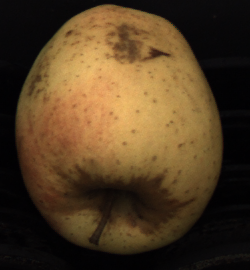
#> input picture Second_task/images/C1_000004.png, 250 x 270 px
$ jupyter execute --allow-errors playground.ipynb
#> lines starting #> are read from the running program, lines starting #| are printed output that depends on the picture; after the words box and inside, x2 and y2 are one past the last pixel; in counts of white or black regions, pixels touching at a corner belong together
#> further down, image is the input picture: shape (270, 250, 3); mean B, G, R 34.7, 60.6, 81.8
### tools.py
import cv2
import glob
import math
import numpy as np
import matplotlib.pyplot as plt

#------------------------------------------------------------------------------------------------------------------------------------------------------------------
# FIRST TASK

# [19 lines left out: function array_of_images, not called in this run]

def get_threshold(image):
    """
    Calculate the threshold for binarizing the given image.

    This function calculates the threshold as half of the median intensity value
    of the flattened image.

    Parameters:
        image (numpy.ndarray): The input image.

    Returns:
        int: The threshold value.
    """
    flattened = image.flatten()
    median = int(np.median(flattened))
    threshold = int(median / 2)

    return threshold

# [26 lines left out: function show_images, not called in this run]

def get_component(labels, label):
    """
    Extracts a specific component from a labeled image.

    Parameters:
        labels (numpy.ndarray): The labeled image where each connected component has a unique label.
        label (int): The label of the component to extract.

    Returns:
        numpy.ndarray: A binary image representing the specified component, where pixels belonging
                       to the component are set to 255 (white) and others to 0 (black).
    """
    component = np.zeros_like(labels, dtype=np.uint8)
    component[labels == label] = 255

    return component

def get_connected_component(image):
    """
    Find and return the biggest connected component in the given binary image.

    This function uses the connectedComponentsWithStats function from OpenCV to find
    connected components in the binary image. It then iterates through the components
    to find the largest one based on its area.

    Parameters:
        image (numpy.ndarray): The input binary image.

    Returns:
        numpy.ndarray: The binary image of the biggest connected component.
    """
    elements, labels, stats, centroids = cv2.connectedComponentsWithStats(image, 4)

    max_area = float("-inf")
    biggest_component = None

    for i in range(1, elements):
        component = get_component(labels, i)
        component_area = cv2.countNonZero(component)

        if component_area > max_area:
            biggest_component = component
            max_area = component_area

    return biggest_component

def fill_element(image):
    """
    Fill the holes in the given binary image.

    This function identifies holes in the input binary image and fills them to obtain a
    connected and filled binary image.

    Parameters:
        image (numpy.ndarray): The input binary image.

    Returns:
        numpy.ndarray: The binary image with filled holes.
    """
    mask = get_connected_component(image)
    holes = np.where(mask == 0)

    if len(holes[0]) == 0:
        return np.zeros_like(mask, dtype=np.uint8)

    seed = (holes[0][0], holes[1][0])
    holes_mask_inverted = mask.copy()
    h_, w_ = mask.shape
    mask_ = np.zeros((h_ + 2, w_ + 2), dtype=np.uint8)
    cv2.floodFill(holes_mask_inverted, mask_, seedPoint=seed, newVal=255)
    holes_mask = cv2.bitwise_not(holes_mask_inverted)
    filled = mask + holes_mask

    return filled

# [121 lines left out: functions is_not_duplicate, filter_duplicated_contours, draw_defect, draw_fruit_outline, upload_samples, not called in this run]

### playground.ipynb
[cell 1]
import cv2
import numpy as np
import matplotlib.pyplot as plt
import os
from tools import array_of_images, get_threshold, show_images, fill_element, get_component, draw_defect, draw_fruit_outline

[cell 2]
# Directory contenente le immagini del dataset

def analyze_image_colors(image):

    hsv_image = cv2.cvtColor(image, cv2.COLOR_BGR2HSV)
#> hsv_image: shape (270, 250, 3); mean H, S, V 52.6, 117.6, 81.9

    # Divide i canali H, S, V
    h, s, v = cv2.split(hsv_image)
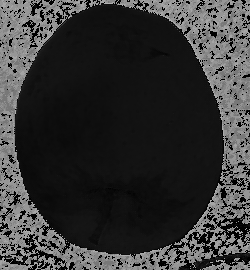
#> h: shape (270, 250); min 0, max 178, mean 52.6
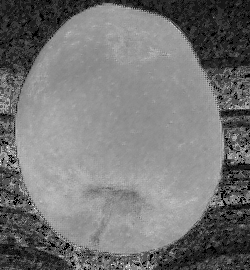
#> s: shape (270, 250); min 0, max 255, mean 117.6
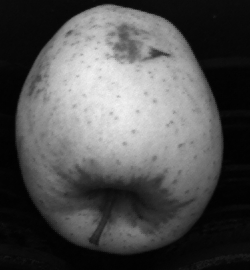
#> v: shape (270, 250); min 1, max 243, mean 81.9

    # Calcola l'istogramma per ogni canale
    h_hist = cv2.calcHist([h], [0], None, [256], [0, 256])
#> h_hist = 256 values, max 9955 at index 150, min 0 at index 1, mean 263.7
    s_hist = cv2.calcHist([s], [0], None, [256], [0, 256])
#> s_hist = 256 values, max 3604 at index 85, min 0 at index 1, mean 263.7
    v_hist = cv2.calcHist([v], [0], None, [256], [0, 256])
#> v_hist = 256 values, max 3932 at index 3, min 0 at index 0, mean 263.7

    # Visualizza gli istogrammi
    plt.figure(figsize=(12, 4))
    plt.subplot(131), plt.plot(h_hist, color='r'), plt.title('Hue')
    plt.subplot(132), plt.plot(s_hist, color='g'), plt.title('Saturation')
    plt.subplot(133), plt.plot(v_hist, color='b'), plt.title('Value')
    plt.show()
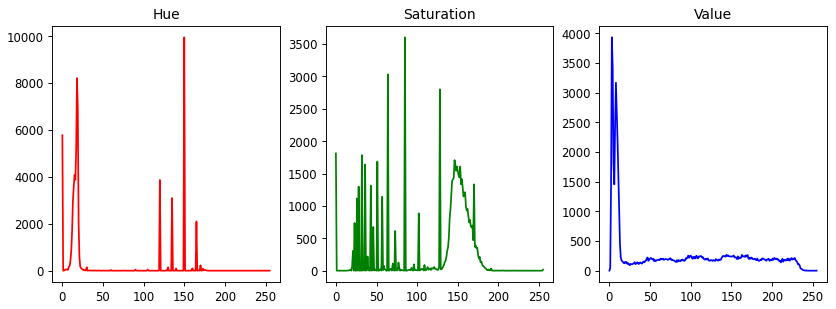
#> figure drawn by matplotlib, 3 panels; panel 1: curve peaks at x = 150, y = 9955; panel 2: curve peaks at x = 85, y = 3604; panel 3: curve peaks at x = 3, y = 3932

[cell 3]
# Carica l'immagine
image = cv2.imread("./Second_task/images/C1_000004.png")

image_rgb = cv2.cvtColor(image, cv2.COLOR_BGR2RGB)

cv2.imshow('Original Image', image)
cv2.waitKey(0)
cv2.destroyAllWindows()

[cell 4]
analyze_image_colors(image)

[cell 5]
lower_hsv = np.array([20, 28.56, 30])  # Limite inferiore per Hue, Saturation e Value
upper_hsv = np.array([100, 55, 105])  # Limite superiore per Hue, Saturation e Value


def process_image(image):

    # Converte l'immagine nello spazio colore HSV
    hsv_image = cv2.cvtColor(image, cv2.COLOR_BGR2HSV)
#> hsv_image: shape (270, 250, 3); mean H, S, V 106.7, 117.6, 81.9

    # Crea una maschera basata sui limiti dei colori HSV
    mask = cv2.inRange(hsv_image, lower_hsv, upper_hsv)

    # Applica la maschera all'immagine originale per ottenere solo le parti con i difetti
    result = cv2.bitwise_and(image, image, mask=mask)

    # Mostra l'immagine originale e quella elaborata
    cv2.imshow('Original Image', image)
    cv2.imshow('Defect Highlighted', result)
    cv2.waitKey(0)
    cv2.destroyAllWindows()

#> (a cell that did not finish here is left out)

[cell 7]
gray_image = cv2.imread("./Second_task/images/C0_000004.png")
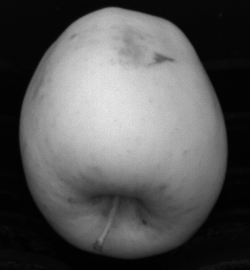
#> input picture Second_task/images/C0_000004.png, 250 x 270 px
#> gray_image is the input picture: shape (270, 250, 3); min 0, max 231, mean 87.5

[cell 8]
image_count = 1
# Convert image to grayscale
gray = cv2.cvtColor(gray_image, cv2.COLOR_RGB2GRAY)

#STEP 1 - BINARIZATION
# Calculate the adaptive threshold as  median / 2'
median = get_threshold(gray)
#> in get_threshold, `median = int(np.median(flattened))`: median = 86
#> in get_threshold, `threshold = int(median / 2)`: threshold = 43
#> median = 43

# Binarize the image to separate foreground and background
threshold, binarized = cv2.threshold(gray, median, 255, cv2.THRESH_BINARY)
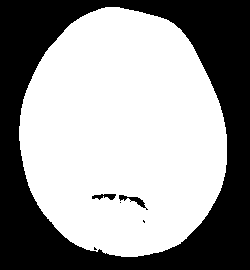
#> binarized: shape (270, 250); 59.9% white; 6 black regions (3 under 20 px), largest, box (x1, y1, x2, y2) and area: (0, 0, 250, 270) 26869, (119, 195, 148, 210) 126, (92, 194, 116, 200) 92
#> threshold = 43

#Step 2 - SEGMENTATION
# Find the fruit in the image as it is the biggest connencted component
filled_image = fill_element(binarized)
#> in get_connected_component, `elements, labels, stats, centroids = cv2.connectedComponentsWithStats(..`: elements = 2; stats = [[0, 0, 250, 270, 27098], [19, 7, 208, 250, 40402]]; centroids = [[127.1, 135.6], [122.7, 133.7]]
#> the loop in get_connected_component, `for i in range(1, elements):` made 1 pass
#> (component_area, max_area) on pass 1: (40402, 40402)
#> after the loop in get_connected_component, `for i in range(1, elements):`: max_area = 40402
#> in fill_element, `holes = np.where(mask == 0)`: holes = 27098 positions, rows 0 to 269, columns 0 to 249
#> in fill_element, `seed = (holes[0][0], holes[1][0])`: seed = (0, 0)
#> in fill_element, `cv2.floodFill(holes_mask_inverted, mask_, seedPoint=seed, newVal=255)`:
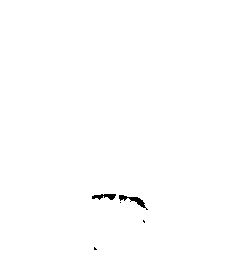
#> holes_mask_inverted: shape (270, 250); 99.7% white; 5 black regions (3 under 20 px), largest, box (x1, y1, x2, y2) and area: (119, 195, 148, 210) 126, (92, 194, 116, 200) 92
#> in fill_element, `filled = mask + holes_mask`: filled: shape (270, 250); 60.2% white; 1 black region, box (x1, y1, x2, y2) and area: (0, 0, 250, 270) 26869

#Step 3 - SMOOTHING
# Get grayscale fruit from filled mask
fruit = cv2.bitwise_and(gray_image, gray_image, mask=filled_image)
#Blurred image with the bilateral filter, that is an edge-preserving filter
blurred_image = cv2.bilateralFilter(fruit, 11, 100, 75)

#Step 4 - EDGE DETECTION
#Use une of the most used, Canny edge detector
canny_image = cv2.Canny(blurred_image, 0, 140)
#> canny_image: shape (270, 250); 1.3% white in thin lines or dots, all inside (x1, y1, x2, y2) = (19, 7, 227, 257)

[cell 9]
# Converte l'immagine in HSV
hsv_image = cv2.cvtColor(image, cv2.COLOR_BGR2HSV)

# Definisci il range di colore HSV che desideri evidenziare (ad esempio, per il rosso)
lower_hsv = np.array([5, 100, 70])  # Hue minimo, Saturation minima, Value minimo
upper_hsv = np.array([60, 255, 255])

# Crea una maschera binaria per selezionare i pixel nell'intervallo di colore desiderato
mask = cv2.inRange(hsv_image, lower_hsv, upper_hsv)
#> mask: shape (270, 250); 48.8% white; 8 white regions (5 under 20 px), largest, box (x1, y1, x2, y2) and area: (16, 4, 221, 217) 30569, (100, 216, 181, 248) 1370, (54, 208, 101, 242) 978

# Applica la maschera all'immagine originale per evidenziare solo il colore desiderato
filtered_image = cv2.bitwise_and(image, image, mask=mask)

# Mostra l'immagine filtrata
cv2.imshow('Filtered Image', filtered_image)
cv2.waitKey(0)
cv2.destroyAllWindows()

[cell 10]
difference_image = cv2.subtract(image, filtered_image)

# Mostra l'immagine con i pixel filtrati evidenziati
cv2.imshow('Difference Image', difference_image)
cv2.waitKey(0)
cv2.destroyAllWindows()

[cell 11]
difference_image = difference_image.astype(np.uint8)
canny_image = canny_image.astype(np.uint8)

# Definisci il kernel per l'operazione di dilatazione
kernel = np.ones((2,2), np.uint8)

eroded = cv2.erode(canny_image, kernel, iterations=1)
#> eroded: shape (270, 250); every value is 0

# Applica l'operazione di dilatazione all'immagine dei bordi
#canny_image_dilated = cv2.dilate(canny_image, kernel, iterations=1)

# Ridimensiona l'immagine dei bordi dilatati per farla corrispondere alle dimensioni di difference_image
#canny_image_dilated_resized = cv2.resize(canny_image_dilated, (difference_image.shape[1], difference_image.shape[0]))

# Esegui l'operazione di sottrazione tra le immagini
#result_image = cv2.subtract(difference_image, canny_image_dilated_resized)

# Mostra l'immagine risultante
cv2.imshow('Difference Image', eroded)
cv2.waitKey(0)
cv2.destroyAllWindows()

[cell 12]
image_count = 1
# Convert image to grayscale
gray1 = cv2.cvtColor(difference_image, cv2.COLOR_RGB2GRAY)
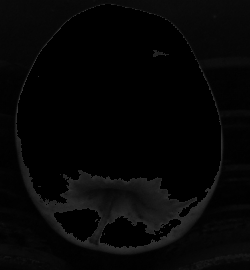
#> gray1: shape (270, 250); min 0, max 57, mean 5.8

#STEP 1 - BINARIZATION
# Calculate the adaptive threshold as  median / 2'
median1 = get_threshold(gray1)
#> median1 = 0

# Binarize the image to separate foreground and background
threshold1, binarized1 = cv2.threshold(gray1, median1, 255, cv2.THRESH_BINARY)
#> threshold1 = 0

#Step 2 - SEGMENTATION
# Find the fruit in the image as it is the biggest connencted component
filled_image1 = fill_element(binarized1)
#> in get_connected_component (call 2), `elements, labels, stats, centroids = cv2.connectedComponentsWithStats(..`:
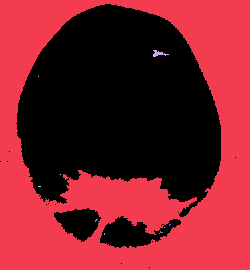
#> labels: shape (270, 250) int32; 11 distinct labels, from 0 to 10; one colour per label, 0 black
#> in get_connected_component (call 2), `elements, labels, stats, centroids = cv2.connectedComponentsWithStats(..`: elements = 11; stats = [[0, 4, 236, 264, 32928], [0, 0, 250, 270, 34500], [153, 50, 16, 7, 51], [38, 76, 1, 1, 1], [60, 174, 1, 1, 1], [38, 186, 3, 1, 3], [95, 219, 3, 3, 5], [169, 224, 2, 2, 3], [164, 227, 1, 1, 1], [159, 231, 4, 3, 5], [104, 233, 1, 2, 2]]; centroids = [[118.3, 115.6], [130.4, 152.6], [158.1, 53.18], [38, 76], [60, 174], [39, 186], [95.8, 219.8], [169.3, 224.3], [164, 227], [160.4, 232], [104, 233.5]]
#> the loop in get_connected_component (call 2), `for i in range(1, elements):` made 10 passes
#> (component_area, max_area) on pass 1: (34500, 34500)
#> component_area on pass 2: 51
#> after the loop in get_connected_component (call 2), `for i in range(1, elements):`: component: shape (270, 250); 0% white in thin lines or dots, all inside (x1, y1, x2, y2) = (104, 233, 105, 235)
#> after the loop in get_connected_component (call 2), `for i in range(1, elements):`: max_area = 34500
#> in fill_element (call 2), `holes_mask = cv2.bitwise_not(holes_mask_inverted)`: holes_mask: shape (270, 250); 48.9% white; 14 white regions (11 under 20 px), largest, box (x1, y1, x2, y2) and area: (16, 4, 221, 217) 30625, (100, 216, 181, 248) 1381, (54, 208, 101, 242) 983
#> in fill_element (call 2), `filled = mask + holes_mask`: filled: shape (270, 250); every value is 255

#Step 3 - SMOOTHING
# Get grayscale fruit from filled mask
fruit1 = cv2.bitwise_and(difference_image, difference_image, mask=filled_image1)
#Blurred image with the bilateral filter, that is an edge-preserving filter
blurred_image1 = cv2.bilateralFilter(fruit1, 11, 100, 75)

#Step 4 - EDGE DETECTION
#Use une of the most used, Canny edge detector
canny_image1 = cv2.Canny(blurred_image1, 0, 140)
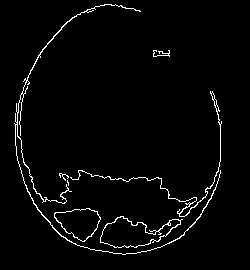
#> canny_image1: shape (270, 250); 2.6% white in thin lines or dots, all inside (x1, y1, x2, y2) = (14, 4, 222, 255)

cv2.imshow('Canny 1', canny_image1)
cv2.waitKey(0)
cv2.destroyAllWindows()
